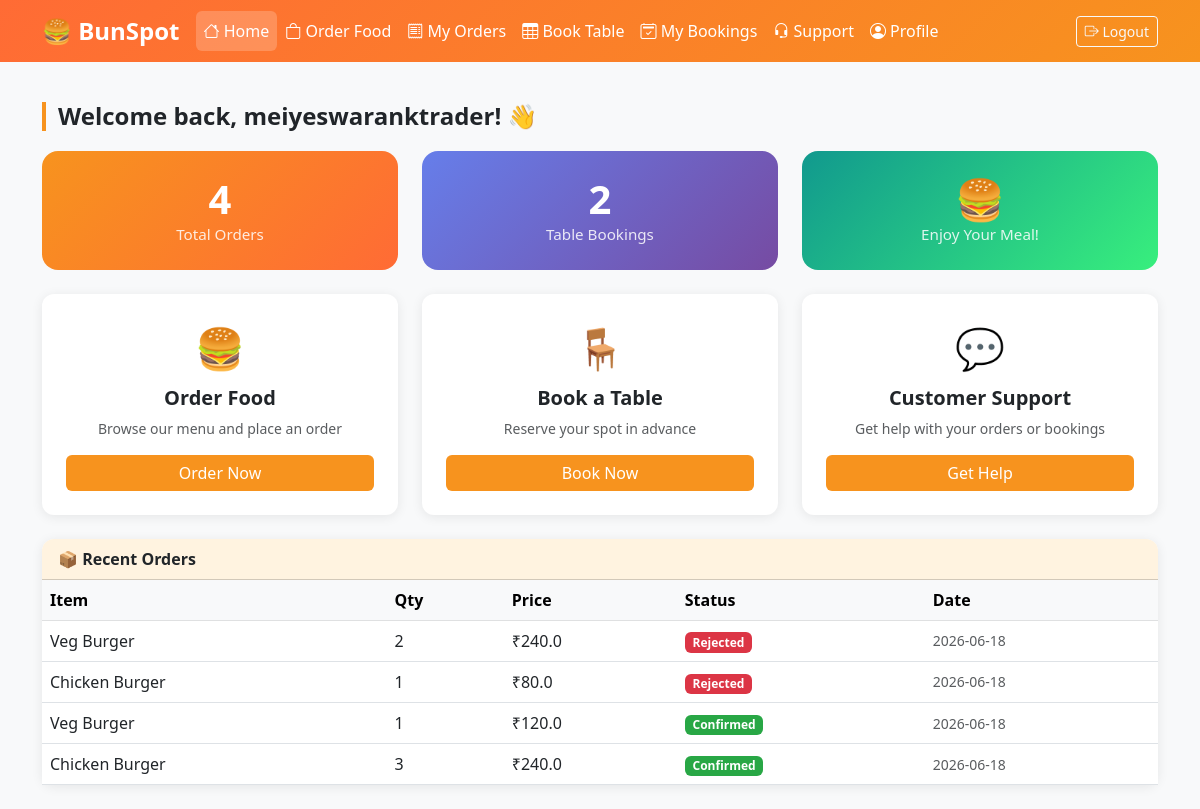
/dashboard (signed in), run on the app's committed database.
### tables this page shows
CREATE TABLE orders (
    id INTEGER PRIMARY KEY AUTOINCREMENT,
    user_id INTEGER,
    item_name TEXT,
    quantity INTEGER,
    price REAL,
    status TEXT DEFAULT 'pending',
    created_at TIMESTAMP DEFAULT CURRENT_TIMESTAMP
);

### app.py (the view)
@app.route('/dashboard')
def customer_dashboard():
    if not session.get('customer_id'):
        return redirect(url_for('login'))
    db = get_db()
    orders   = db.execute('SELECT * FROM orders WHERE user_id=? ORDER BY created_at DESC', (session['customer_id'],)).fetchall()
    bookings = db.execute('SELECT * FROM bookings WHERE user_id=? ORDER BY booking_date DESC', (session['customer_id'],)).fetchall()
    db.close()
    return render_template('customer_dashboard.html', orders=orders, bookings=bookings, page_role='customer')

### app.py (called while the page is built)
def get_db():
    conn = sqlite3.connect(DB_PATH)
    conn.row_factory = sqlite3.Row
    return conn

### templates/customer_dashboard.html (shortened to what this page needs)
{% extends 'base.html' %}
{% block content %}
<div class="container py-4">
  <h4 class="section-title">Welcome back, {{ session.get('customer_name') }}! 👋</h4>
  <div class="row g-4 mb-4">
    <div class="col-md-4">
      <div class="stat-card stat-orders">
        <h2>{{ orders|length }}</h2>
        <p>Total Orders</p>
      </div>
    </div>
    <div class="col-md-4">
      <div class="stat-card stat-bookings">
        <h2>{{ bookings|length }}</h2>
        <p>Table Bookings</p>
      </div>
    </div>
    <div class="col-md-4">
      <div class="stat-card stat-tickets">
        <h2>🍔</h2>
        <p>Enjoy Your Meal!</p>
      </div>
    </div>
  </div>
  <div class="row g-4">
    <div class="col-md-4">
      <div class="card p-4 text-center h-100">
        <div class="fs-1 mb-2">🍔</div>
        <h5 class="fw-bold">Order Food</h5>
        <p class="text-muted small">Browse our menu and place an order</p>
        <a href="{{ url_for('food_order') }}" class="btn btn-orange mt-auto">Order Now</a>
      </div>
    </div>
    <div class="col-md-4">
      <div class="card p-4 text-center h-100">
        <div class="fs-1 mb-2">🪑</div>
        <h5 class="fw-bold">Book a Table</h5>
        <p class="text-muted small">Reserve your spot in advance</p>
        <a href="{{ url_for('table_booking') }}" class="btn btn-orange mt-auto">Book Now</a>
      </div>
    </div>
    <div class="col-md-4">
      <div class="card p-4 text-center h-100">
        <div class="fs-1 mb-2">💬</div>
        <h5 class="fw-bold">Customer Support</h5>
        <p class="text-muted small">Get help with your orders or bookings</p>
        <a href="{{ url_for('customer_care') }}" class="btn btn-orange mt-auto">Get Help</a>
      </div>
    </div>
  </div>
  {% if orders %}
  <div class="card mt-4">
    <div class="card-header fw-bold" style="background:#fff3e0">📦 Recent Orders</div>
    <div class="table-responsive">
      <table class="table mb-0 align-middle">
        <thead class="table-light">
          <tr><th>Item</th><th>Qty</th><th>Price</th><th>Status</th><th>Date</th></tr>
        </thead>
        <tbody>
          {% for o in orders[:5] %}
          <tr>
            <td>{{ o['item_name'] }}</td>
            <td>{{ o['quantity'] }}</td>
            <td>₹{{ o['price'] }}</td>
            <td><span class="badge badge-{{ o['status'] }}">{{ o['status']|title }}</span></td>
            <td class="text-muted small">{{ o['created_at'][:10] }}</td>
          </tr>
          {% endfor %}
        </tbody>
      </table>
    </div>
  </div>
  {% endif %}
</div>
{% endblock %}

### templates/base.html (shortened to what this page needs)
<!DOCTYPE html>
<html lang="en">
<head>
  <link rel="stylesheet" href="https://cdn.jsdelivr.net/npm/bootstrap@5.3.0/dist/css/bootstrap.min.css">
  <link rel="stylesheet" href="https://cdn.jsdelivr.net/npm/bootstrap-icons@1.11.0/font/bootstrap-icons.css">
</head>
<body>
{% if page_role == 'shop' %}
<nav class="navbar navbar-expand-lg navbar-shop">
  <div class="container">
    <a class="navbar-brand fw-bold fs-4" href="{{ url_for('shop_dashboard') }}">
      🍔 BunSpot <small class="fs-6 fw-normal opacity-75">Shop</small>
    </a>
    <button class="navbar-toggler border-secondary" type="button" data-bs-toggle="collapse" data-bs-target="#shopNav">
      <span class="navbar-toggler-icon" style="filter:invert(1)"></span>
    </button>
    <div class="collapse navbar-collapse" id="shopNav">
      <ul class="navbar-nav me-auto mb-2 mb-lg-0">
        <li class="nav-item">
          <a class="nav-link {% if request.endpoint == 'shop_dashboard' %}active{% endif %}"
             href="{{ url_for('shop_dashboard') }}"><i class="bi bi-speedometer2"></i> Dashboard</a>
        </li>
        <li class="nav-item">
          <a class="nav-link {% if request.endpoint == 'shop_orders' %}active{% endif %}"
             href="{{ url_for('shop_orders') }}"><i class="bi bi-bag-check"></i> Orders</a>
        </li>
        <li class="nav-item">
          <a class="nav-link {% if request.endpoint == 'shop_bookings' %}active{% endif %}"
             href="{{ url_for('shop_bookings') }}"><i class="bi bi-calendar-check"></i> Bookings</a>
        </li>
        <li class="nav-item">
          <a class="nav-link {% if request.endpoint == 'shop_tickets' %}active{% endif %}"
             href="{{ url_for('shop_tickets') }}"><i class="bi bi-headset"></i> Issues</a>
        </li>
        <li class="nav-item">
          <a class="nav-link {% if request.endpoint == 'shop_inventory' %}active{% endif %}"
             href="{{ url_for('shop_inventory') }}"><i class="bi bi-grid"></i> Menu/Inventory</a>
        </li>
      </ul>
      <span class="navbar-text me-3">
        <i class="bi bi-person-circle"></i> {{ session.get('shop_name','Owner') }}
      </span>
      <a href="{{ url_for('logout', role='shop') }}" class="btn btn-outline-light btn-sm">
        <i class="bi bi-box-arrow-right"></i> Logout
      </a>
    </div>
  </div>
</nav>
{% elif page_role == 'customer' %}
<nav class="navbar navbar-expand-lg navbar-customer">
  <div class="container">
    <a class="navbar-brand fw-bold fs-4" href="{{ url_for('customer_dashboard') }}">
      🍔 BunSpot
    </a>
    <div class="collapse navbar-collapse" id="custNav">
      <ul class="navbar-nav me-auto mb-2 mb-lg-0">
        <li class="nav-item">
          <a class="nav-link {% if request.endpoint == 'customer_dashboard' %}active{% endif %}"
             href="{{ url_for('customer_dashboard') }}"><i class="bi bi-house"></i> Home</a>
        </li>
        <li class="nav-item">
          <a class="nav-link {% if request.endpoint == 'food_order' %}active{% endif %}"
             href="{{ url_for('food_order') }}"><i class="bi bi-bag"></i> Order Food</a>
        </li>
        <li class="nav-item">
          <a class="nav-link {% if request.endpoint == 'my_orders' %}active{% endif %}"
             href="{{ url_for('my_orders') }}"><i class="bi bi-receipt"></i> My Orders</a>
        </li>
        <li class="nav-item">
          <a class="nav-link {% if request.endpoint == 'table_booking' %}active{% endif %}"
             href="{{ url_for('table_booking') }}"><i class="bi bi-table"></i> Book Table</a>
        </li>
        <li class="nav-item">
          <a class="nav-link {% if request.endpoint == 'my_bookings' %}active{% endif %}"
             href="{{ url_for('my_bookings') }}"><i class="bi bi-calendar2-check"></i> My Bookings</a>
        </li>
        <li class="nav-item">
          <a class="nav-link {% if request.endpoint == 'customer_care' %}active{% endif %}"
             href="{{ url_for('customer_care') }}"><i class="bi bi-headset"></i> Support</a>
        </li>
        <li class="nav-item">
          <a class="nav-link {% if request.endpoint == 'profile' %}active{% endif %}"
             href="{{ url_for('profile') }}"><i class="bi bi-person-circle"></i> Profile</a>
        </li>
      </ul>
      <a href="{{ url_for('logout', role='customer') }}" class="btn btn-outline-light btn-sm">
        <i class="bi bi-box-arrow-right"></i> Logout
      </a>
    </div>
  </div>
</nav>
{% endif %}
{% block content %}{% endblock %}
</body>
</html>

### templates/base.html (style rules this page uses)
body { background: #f8f9fa; font-family: 'Segoe UI', sans-serif; }
.navbar-customer { background: linear-gradient(135deg, #ff6b35, #f7931e); }
.navbar-customer .navbar-brand, .navbar-customer .nav-link, .navbar-customer .navbar-text { color: #fff !important; }
.navbar-customer .nav-link.active { background: rgba(255,255,255,0.2); border-radius: 6px; }
.card { border: none; border-radius: 12px; box-shadow: 0 2px 12px rgba(0,0,0,0.08); }
.card-header { border-radius: 12px 12px 0 0 !important; }
.badge-confirmed { background: #28a745; color: #fff; }
.badge-rejected { background: #dc3545; color: #fff; }
.stat-card { border-radius: 16px; padding: 24px; color: #fff; text-align: center; }
.stat-card h2 { font-size: 2.5rem; font-weight: 700; margin: 0; }
.stat-card p { margin: 0; opacity: 0.85; font-size: 0.95rem; }
.stat-orders { background: linear-gradient(135deg,#f7931e,#ff6b35); }
.stat-bookings { background: linear-gradient(135deg,#667eea,#764ba2); }
.stat-tickets { background: linear-gradient(135deg,#11998e,#38ef7d); }
.section-title { border-left: 4px solid #f7931e; padding-left: 12px; font-weight: 700; margin-bottom: 20px; }
.btn-orange { background: #f7931e; color: #fff; border: none; }

### data on the page
orders: item_name "Veg Burger", quantity "2", price "240.0", status "Rejected", created_at "2026-06-18"
orders: item_name "Chicken Burger", quantity "1", price "80.0", status "Rejected", created_at "2026-06-18"
orders: item_name "Veg Burger", quantity "1", price "120.0", status "Confirmed", created_at "2026-06-18"
orders: item_name "Chicken Burger", quantity "3", price "240.0", status "Confirmed", created_at "2026-06-18"

### other printed values
{{ session.get('customer_name') }} "meiyeswaranktrader"
{{ orders|length }} "4"
{{ bookings|length }} "2"
